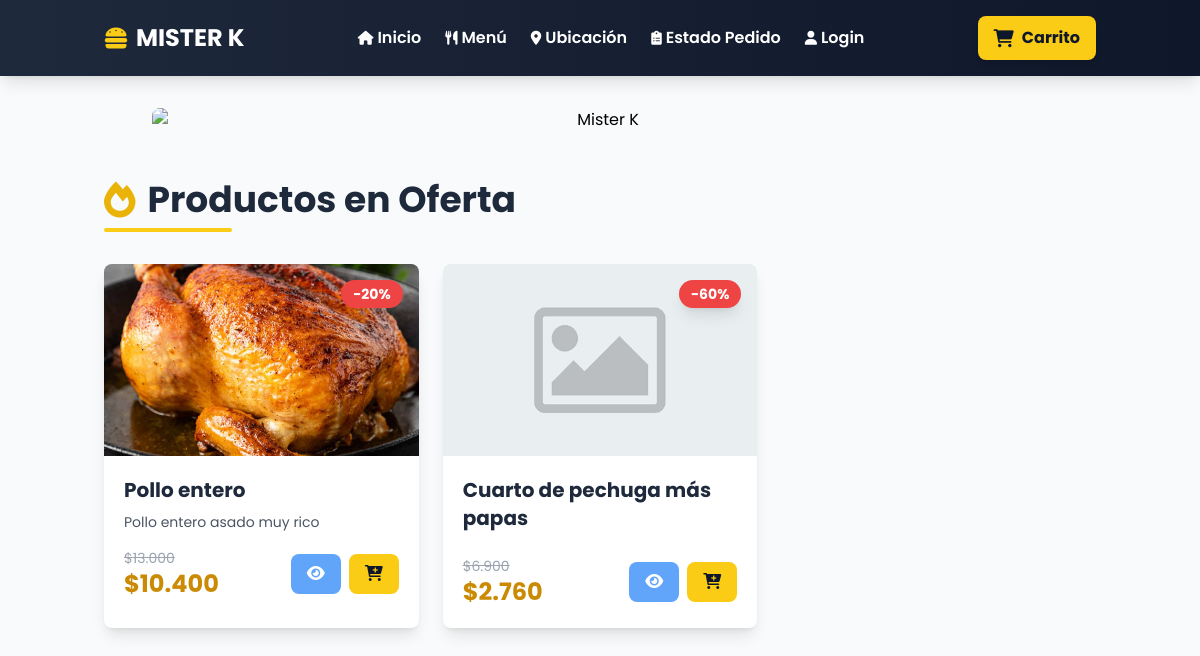
The page / on the database its author committed.
### misterK/models.py (models this page shows, shortened)
class Productos(models.Model):
    nombre = models.CharField(max_length=50)
    precio = models.IntegerField()
    descripcion = models.CharField(max_length=100)
    categoria = models.ForeignKey(Categorias, on_delete=models.CASCADE)
    oferta = models.BooleanField(default=False)
    porcentajeOferta = models.IntegerField()
    imagen = models.ImageField(upload_to='productos/',null=True,blank=True)
    def precio_con_descuento(self):
        if self.oferta:
            return int(round(self.precio * (1 - self.porcentajeOferta / 100)))
        return self.precio

### misterK/views.py (the view)
# urls.py: path('', views.index, name='index'),
def index(request):
    productos_en_oferta = Productos.objects.filter(oferta=True)[:6]
    data = {
        'productos_en_oferta': productos_en_oferta,
    }
    return render(request, 'index.html',data)

### misterK/context_processors.py (called while the page is built)
def usuario_sesion(request):
    usuario_sesion = None
    usuario_rut = request.session.get('usuario_rut', None)
    if usuario_rut:
        try:
            usuario_sesion = Usuario.objects.get(rut=usuario_rut)
        except Usuario.DoesNotExist:
            pass
    return {'usuario_sesion': usuario_sesion}

### misterK/templatetags/formato_precio.py (called while the page is built)
@register.filter(name='formato_precio')
def formato_precio(value):
    try:
        numero = int(float(value))
        return f"{numero:,}".replace(",", ".")
    except (ValueError, TypeError):
        return value

### templates/index.html (shortened to what this page needs)
{% extends "base.html" %}
{% load static %}
{% load formato_precio %}
{% block header_title %}MISTER K{% endblock %}
{% block content %}
<div class="container mx-auto px-4 py-8">
  <div class="mb-12 text-center">
    <img class="w-full max-w-4xl mx-auto rounded-lg shadow-2xl" src="{% static 'images/misterk.png' %}" alt="Mister K">
  </div>
  <div class="mb-12">
    <div class="mb-8">
      <h2 class="text-4xl font-bold text-slate-800 mb-2 flex items-center space-x-3">
        <i class="fas fa-fire text-yellow-500"></i>
        <span>Productos en Oferta</span>
      </h2>
      <div class="h-1 w-32 bg-yellow-400 rounded"></div>
    </div>
    <div class="grid grid-cols-1 sm:grid-cols-2 lg:grid-cols-3 xl:grid-cols-4 gap-6">
      {% for p in productos_en_oferta %}
        <div class="bg-white rounded-lg shadow-lg overflow-hidden hover:shadow-xl transition-all duration-300 transform hover:-translate-y-2 cursor-pointer"
             onClick="window.location.href='/producto/{{ p.id }}/'">
          <div class="relative h-48 bg-gray-100 overflow-hidden">
            {% if p.imagen %}
              <img class="object-cover w-full h-full" src="{{ p.imagen.url }}" alt="{{ p.nombre }}">
            {% else %}
              <img class="object-cover w-full h-full" src="{% static 'images/default_image.png' %}" alt="Imagen por defecto">
            {% endif %}
            {% if p.oferta == 1 %}
              <div class="absolute top-4 right-4 bg-red-500 text-white px-3 py-1 rounded-full font-bold text-sm shadow-lg">
                -{{ p.porcentajeOferta }}%
              </div>
            {% endif %}
          </div>
          <div class="p-5">
            <h4 class="text-xl font-bold text-slate-800 mb-2">{{ p.nombre }}</h4>
            <p class="text-gray-600 text-sm mb-4 line-clamp-2">{{ p.descripcion }}</p>
            <div class="flex items-center justify-between gap-2">
              {% if p.oferta == 1 %}
                <div class="flex flex-col">
                  <span class="text-gray-400 line-through text-sm">${{ p.precio|formato_precio }}</span>
                  <span class="text-2xl font-bold text-yellow-600">${{ p.precio_con_descuento|formato_precio }}</span>
                </div>
              {% else %}
                <span class="text-2xl font-bold text-yellow-600">${{ p.precio|formato_precio }}</span>
              {% endif %}
              <div class="flex gap-2">
                <a href="/producto/{{ p.id }}/" class="bg-blue-400 hover:bg-blue-500 text-white font-bold py-2 px-4 rounded-lg transition-colors duration-200">
                  <i class="fas fa-eye"></i>
                </a>
                <button onclick="event.stopPropagation(); abrirModalAgregados({{ p.id }}, '{{ p.nombre }}', {% if p.oferta %}{{ p.precio_con_descuento }}{% else %}{{ p.precio }}{% endif %})"
                        class="bg-yellow-400 hover:bg-yellow-500 text-slate-900 font-bold py-2 px-4 rounded-lg transition-colors duration-200">
                  <i class="fas fa-cart-plus"></i>
                </button>
              </div>
            </div>
          </div>
        </div>
      {% endfor %}
    </div>
  </div>
</div>
{% endblock %}

### templates/base.html (style rules this page uses)
body { font-family: 'Poppins', sans-serif; }

### rows shown on the page
Productos: imagen (picture), porcentajeOferta "20", nombre "Pollo entero", descripcion "Pollo entero asado muy rico", precio "13.000", precio_con_descuento "10.400"
Productos: porcentajeOferta "60", nombre "Cuarto de pechuga más papas", precio "6.900", precio_con_descuento "2.760"
